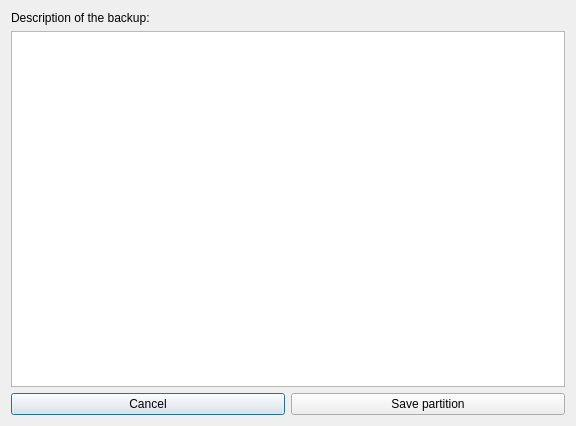
<?xml version="1.0" encoding="UTF-8"?>
<ui version="4.0">
 <class>FileDialog</class>
 <widget class="QDialog" name="FileDialog">
  <property name="geometry">
   <rect>
    <x>0</x>
    <y>0</y>
    <width>576</width>
    <height>426</height>
   </rect>
  </property>
  <property name="windowTitle">
   <string extracomment="Beschreibung der Sicherung">Description of the backup</string>
  </property>
  <layout class="QGridLayout" name="gridLayout">
   <item row="0" column="0">
    <widget class="QLabel" name="label">
     <property name="text">
      <string extracomment="Beschreibung der Sicherung:">Description of the backup:</string>
     </property>
    </widget>
   </item>
   <item row="1" column="0" colspan="2">
    <widget class="QTextEdit" name="textEdit">
     <property name="minimumSize">
      <size>
       <width>0</width>
       <height>0</height>
      </size>
     </property>
     <property name="lineWidth">
      <number>1</number>
     </property>
     <property name="autoFormatting">
      <set>QTextEdit::AutoNone</set>
     </property>
     <property name="tabChangesFocus">
      <bool>true</bool>
     </property>
     <property name="lineWrapMode">
      <enum>QTextEdit::WidgetWidth</enum>
     </property>
     <property name="lineWrapColumnOrWidth">
      <number>0</number>
     </property>
    </widget>
   </item>
   <item row="2" column="0">
    <widget class="QPushButton" name="cmd_cancel">
     <property name="text">
      <string extracomment="Abbrechen">Cancel</string>
     </property>
    </widget>
   </item>
   <item row="2" column="1">
    <widget class="QPushButton" name="cmd_save">
     <property name="text">
      <string extracomment="Partition sichern">Save partition</string>
     </property>
    </widget>
   </item>
  </layout>
 </widget>
 <resources/>
 <connections/>
</ui>
